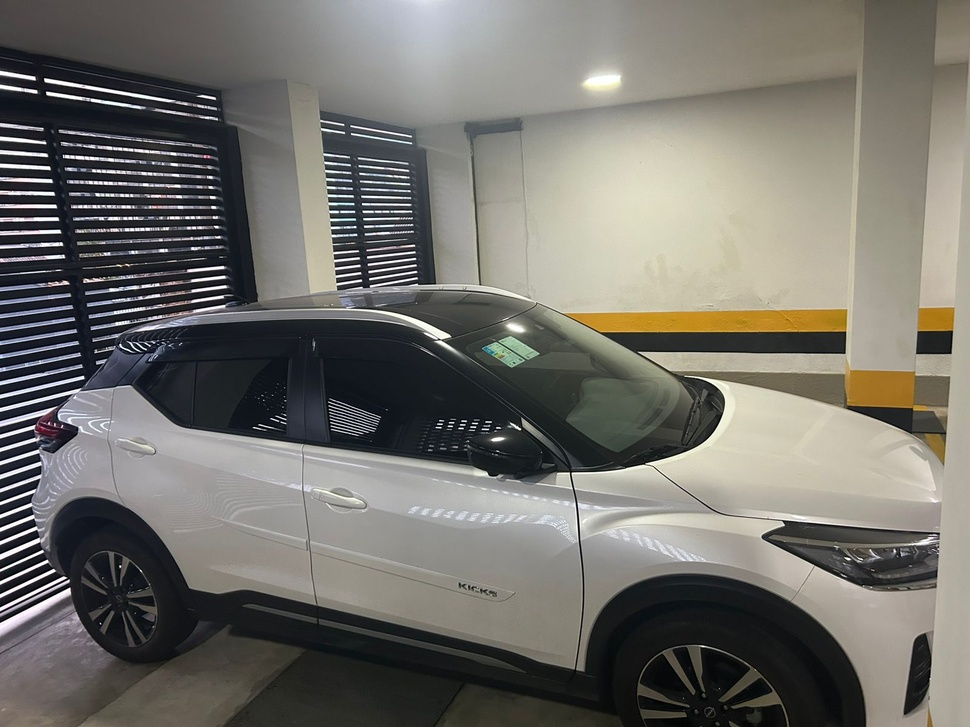
#> input picture Imagens/carro_i_d_01.jpg, 970 x 727 px, shrunk from 1600 x 1200 before the run; its folder holds 4 pictures in this run
$ jupyter execute visualizar_imagens.ipynb
#> lines starting #> are read from the running program, lines starting #| are printed output that depends on the picture
[cell 1]
# ===================================================================
# Bloco de Código para o VS Code com a extensão Jupyter
# Nome do arquivo: visualizar_imagens.ipynb
# ===================================================================

# Passo 1: Importar as bibliotecas necessárias
import matplotlib.pyplot as plt
import glob
import skimage.io as io
import os

# Passo 2: Definir o caminho para a pasta de imagens
# Como abrimos a pasta do projeto, o caminho relativo 'Imagens/*.jpg' funciona perfeitamente.
path_imagens = 'Imagens/*.jpg'

# Passo 3: Listar todas as imagens encontradas no caminho
lista_de_imagens = sorted(glob.glob(path_imagens))

print(f"Total de imagens encontradas: {len(lista_de_imagens)}")

# Passo 4: Configurar a grade de visualização (plot)
# Grade 4x4 para as 16 imagens
fig, axes = plt.subplots(4, 4, figsize=(10, 10))
fig.suptitle('Base de Imagens da Turma', fontsize=16)

# Passo 5: Percorrer a lista de imagens e exibi-las na grade
for ax, arquivo_imagem in zip(axes.ravel(), lista_de_imagens):
    imagem = io.imread(arquivo_imagem)
#> imagem is the input picture: shape (727, 970, 3); mean R, G, B 114.6, 112.7, 106.7
    ax.imshow(imagem)

    # Extrai o nome da classe do nome do arquivo para usar como título
    nome_arquivo = os.path.basename(arquivo_imagem)
    titulo = nome_arquivo.split('_')[0]
    ax.set_title(titulo)

    ax.axis('off') # Remove os eixos para uma visualização limpa

# Passo 6: Ajustar o layout e mostrar o gráfico
plt.tight_layout(rect=[0, 0, 1, 0.96])
plt.show()
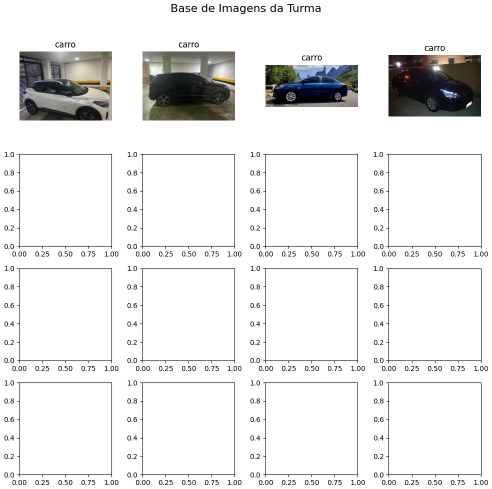
#> figure drawn by matplotlib, 4 panels
